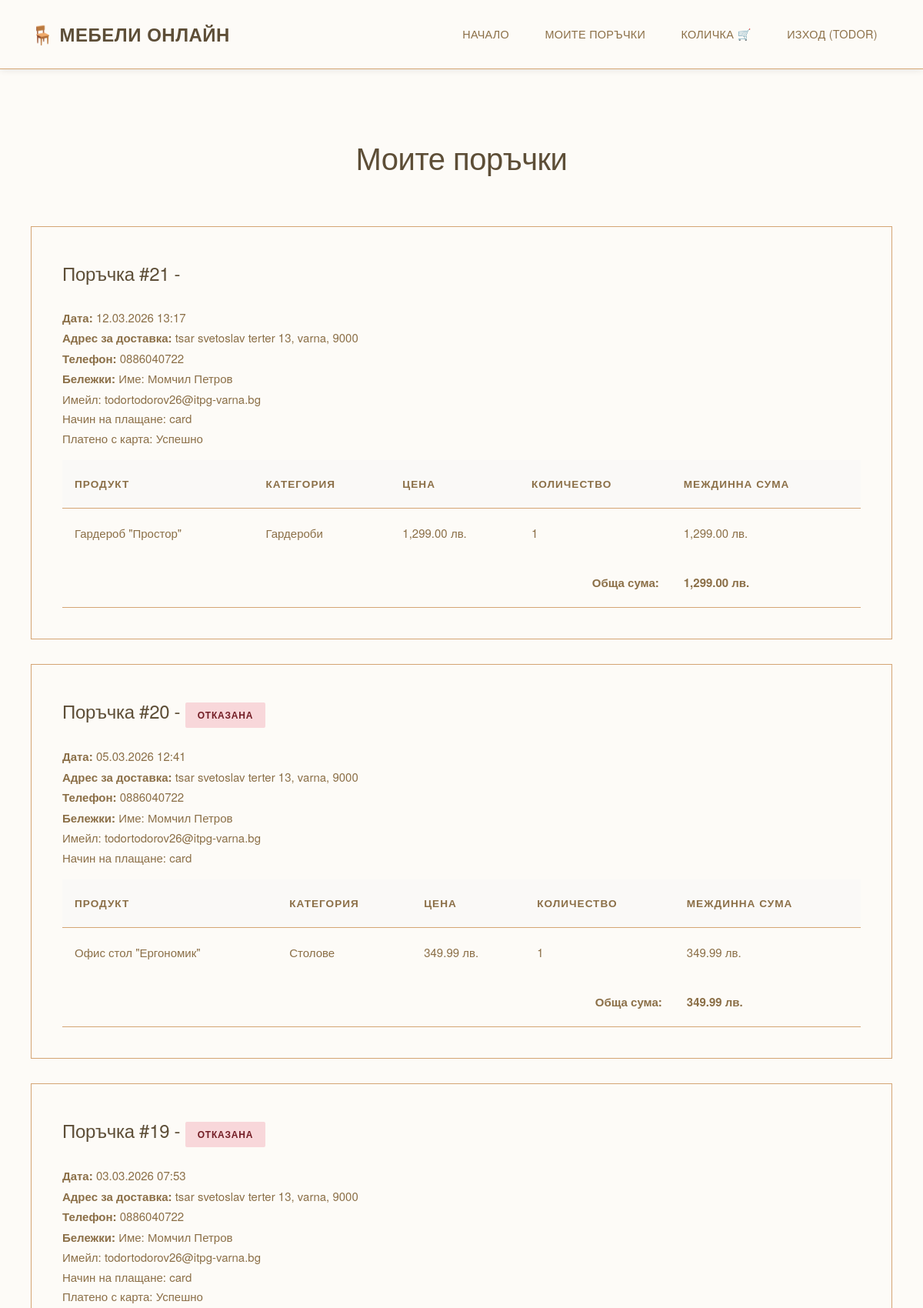
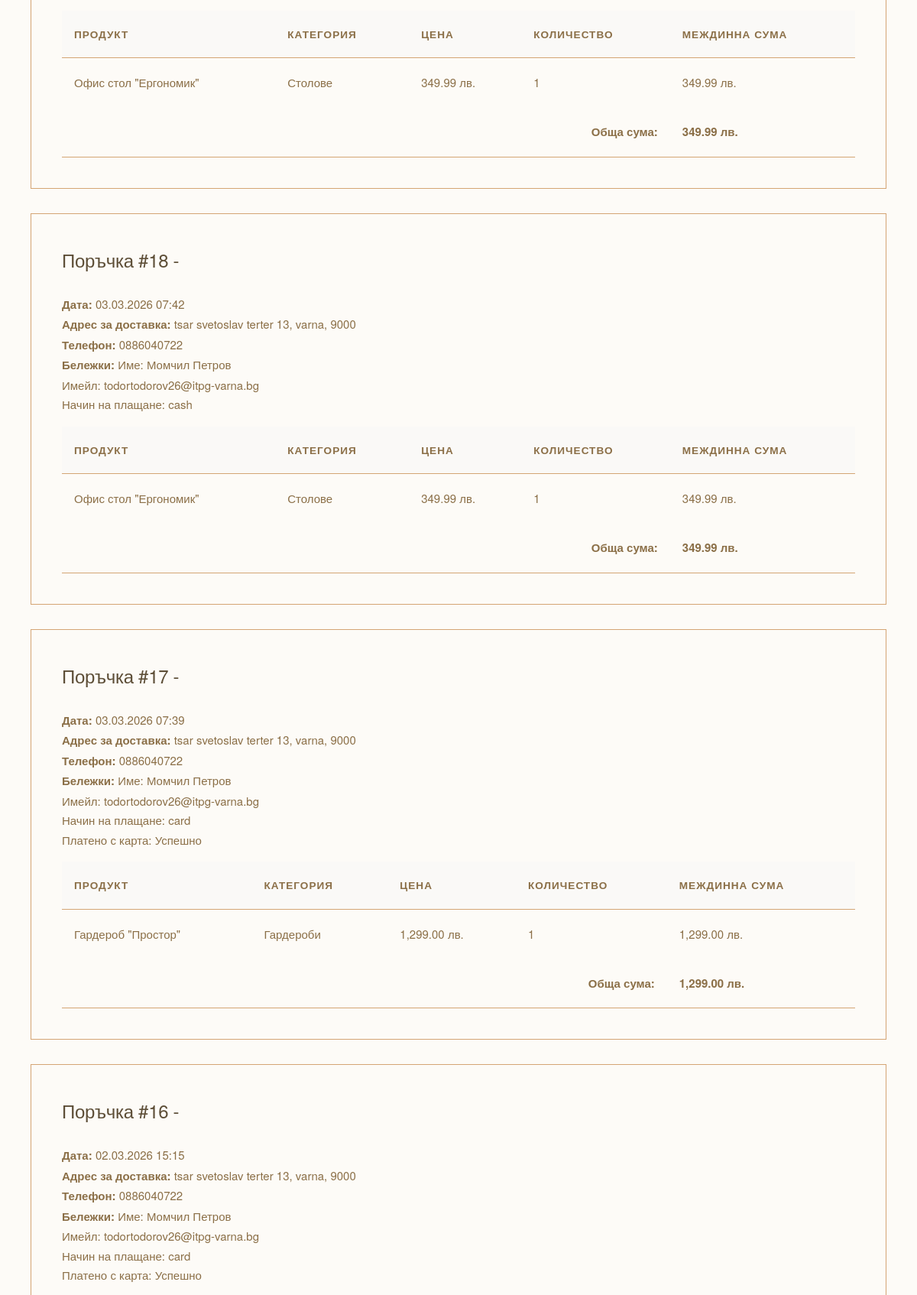
/my_orders.php (signed in, upper part), run on the app's committed database (2 pictures, top to bottom).
### tables this page shows
CREATE TABLE `orders` (
  `id` int(11) NOT NULL,
  `user_id` int(11) NOT NULL,
  `total_price` decimal(10,2) NOT NULL,
  `status` enum('pending','confirmed','shipped','delivered','cancelled') NOT NULL DEFAULT 'pending',
  `delivery_address` text NOT NULL,
  `phone` varchar(20) NOT NULL,
  `notes` text DEFAULT NULL,
  `created_at` timestamp NOT NULL DEFAULT current_timestamp()
);

CREATE TABLE `order_items` (
  `id` int(11) NOT NULL,
  `order_id` int(11) NOT NULL,
  `furniture_id` int(11) NOT NULL,
  `quantity` int(11) NOT NULL,
  `price` decimal(10,2) NOT NULL
);

CREATE TABLE `furniture` (
  `id` int(11) NOT NULL,
  `name` varchar(100) NOT NULL,
  `description` text DEFAULT NULL,
  `category` varchar(50) NOT NULL,
  `price` decimal(10,2) NOT NULL,
  `image` varchar(255) NOT NULL,
  `stock` int(11) DEFAULT 0,
  `created_at` timestamp NOT NULL DEFAULT current_timestamp()
);

### my_orders.php (the view, shortened to what this page needs)
<?php
require_once 'config.php';
$query = "SELECT * FROM orders WHERE user_id = {$_SESSION['user_id']} ORDER BY created_at DESC";
$orders_result = mysqli_query($conn, $query);
?>
<!DOCTYPE html>
<html lang="bg">
<head>
    <link rel="stylesheet" href="style.css">
</head>
<body>
    <nav class="navbar">
        <div class="container">
            <div class="nav-wrapper">
                <a href="index.php" class="logo">🪑 Мебели Онлайн</a>
                <ul class="nav-menu">
                    <li><a href="index.php">Начало</a></li>
                    <li><a href="my_orders.php">Моите поръчки</a></li>
                    <li><a href="cart.php">Количка 🛒</a></li>
                    <li><a href="logout.php">Изход (<?php echo htmlspecialchars($_SESSION['username']); ?>)</a></li>
                </ul>
            </div>
        </div>
    </nav>
    <section class="products">
        <div class="container">
            <h2>Моите поръчки</h2>
            <?php if (mysqli_num_rows($orders_result) === 0): ?>
                <div class="alert alert-error">
                    Все още нямате направени поръчки. <a href="index.php">Разгледайте нашите продукти</a>
                </div>
            <?php else: ?>
                <?php while ($order = mysqli_fetch_assoc($orders_result)): ?>
                    <div class="table-container">
                        <h3>Поръчка #<?php echo $order['id']; ?>
                            - <span class="status-badge status-<?php echo $order['status']; ?>">
                                <?php
                                $statuses = [
                                    'pending' => 'Очаква обработка',
                                    'processing' => 'В процес на обработка',
                                    'completed' => 'Завършена',
                                    'cancelled' => 'Отказана'
                                ];
                                echo $statuses[$order['status']];
                                ?>
                            </span>
                        </h3>
                        <p><strong>Дата:</strong> <?php echo date('d.m.Y H:i', strtotime($order['created_at'])); ?></p>
                        <p><strong>Адрес за доставка:</strong> <?php echo nl2br(htmlspecialchars($order['delivery_address'])); ?></p>
                        <p><strong>Телефон:</strong> <?php echo htmlspecialchars($order['phone']); ?></p>
                        <?php if ($order['notes']): ?>
                            <p><strong>Бележки:</strong> <?php echo nl2br(htmlspecialchars($order['notes'])); ?></p>
                        <?php endif; ?>
                        <?php
                        $items_query = "SELECT oi.*, f.name, f.category, f.image
                                       FROM order_items oi
                                       JOIN furniture f ON oi.furniture_id = f.id
                                       WHERE oi.order_id = {$order['id']}";
                        $items_result = mysqli_query($conn, $items_query);
                        ?>
                        <table style="margin-top: 1rem;">
                            <thead>
                                <tr>
                                    <th>Продукт</th>
                                    <th>Категория</th>
                                    <th>Цена</th>
                                    <th>Количество</th>
                                    <th>Междинна сума</th>
                                </tr>
                            </thead>
                            <tbody>
                                <?php while ($item = mysqli_fetch_assoc($items_result)): ?>
                                    <tr>
                                        <td><?php echo htmlspecialchars($item['name']); ?></td>
                                        <td><?php echo htmlspecialchars($item['category']); ?></td>
                                        <td><?php echo number_format($item['price'], 2); ?> лв.</td>
                                        <td><?php echo $item['quantity']; ?></td>
                                        <td><?php echo number_format($item['price'] * $item['quantity'], 2); ?> лв.</td>
                                    </tr>
                                <?php endwhile; ?>
                            </tbody>
                            <tfoot>
                                <tr>
                                    <td colspan="4" style="text-align: right;"><strong>Обща сума:</strong></td>
                                    <td><strong><?php echo number_format($order['total_price'], 2); ?> лв.</strong></td>
                                </tr>
                            </tfoot>
                        </table>
                    </div>
                <?php endwhile; ?>
            <?php endif; ?>
        </div>
    </section>
</body>
</html>

### style.css (style rules this page uses)
:root { --primary-dark: #8B6F47; --primary-black: #5D4E37; --secondary-dark: #2d2d2d; --accent-gold: #c9a96e; --accent-beige: #e8e3d8; --text-primary: #8B6F47; --text-secondary: #8B6F47; --text-light: #B8A794; --bg-cream: #faf9f7; --bg-light: #FDFBF7; --border-light: #D4A574; --shadow-soft: 0 2px 8px rgba(0,0,0,0.08); --shadow-medium: 0 4px 16px rgba(0,0,0,0.1); --shadow-hover: 0 8px 24px rgba(0,0,0,0.12); --transition: all 0.35s cubic-bezier(0.4, 0, 0.2, 1); }
* { margin: 0; padding: 0; box-sizing: border-box; }
html { scroll-behavior: smooth; }
body { font-family: 'Helvetica Neue', 'Arial', sans-serif; line-height: 1.7; color: var(--text-primary); background-color: var(--bg-cream); font-size: 15px; -webkit-font-smoothing: antialiased; -moz-osx-font-smoothing: grayscale; }
.container { max-width: 1440px; margin: 0 auto; padding: 0 2.5rem; }
.navbar { background-color: var(--bg-light); border-bottom: 1px solid var(--border-light); position: sticky; top: 0; z-index: 1000; box-shadow: var(--shadow-soft); }
.nav-wrapper { display: flex; justify-content: space-between; align-items: center; padding: 1.5rem 0; }
.logo { font-size: 1.5rem; font-weight: 700; color: var(--primary-black); text-decoration: none; letter-spacing: 0.5px; text-transform: uppercase; transition: var(--transition); }
.nav-menu { display: flex; list-style: none; gap: 0.5rem; align-items: center; }
.nav-menu li a { color: var(--text-primary); text-decoration: none; padding: 0.7rem 1.2rem; border-radius: 2px; transition: var(--transition); font-weight: 500; font-size: 0.9rem; letter-spacing: 0.3px; text-transform: uppercase; }
.products { padding: 5rem 0; background-color: var(--bg-light); }
.products h2 { text-align: center; font-size: 2.5rem; font-weight: 300; margin-bottom: 3.5rem; color: var(--primary-black); letter-spacing: -0.5px; text-transform: lowercase; }
.products h2::first-letter { text-transform: uppercase; }
.table-container { background: var(--bg-light); padding: 2.5rem; margin: 2rem 0; overflow-x: auto; border: 1px solid var(--border-light); }
.table-container h3 { margin-bottom: 1.5rem; color: var(--primary-black); font-size: 1.5rem; font-weight: 500; letter-spacing: -0.3px; }
table { width: 100%; border-collapse: separate; border-spacing: 0; }
table th, table td { padding: 1.2rem 1rem; text-align: left; border-bottom: 1px solid var(--border-light); }
table th { background-color: var(--bg-cream); color: var(--text-primary); font-weight: 600; font-size: 0.85rem; text-transform: uppercase; letter-spacing: 1px; }
table tbody tr { transition: var(--transition); }
table tbody tr:last-child td { border-bottom: none; }
.status-badge { padding: 0.4rem 1rem; font-size: 0.75rem; font-weight: 600; display: inline-block; text-transform: uppercase; letter-spacing: 0.8px; border-radius: 2px; }
.status-cancelled { background-color: #f8d7da; color: #721c24; }
strong { font-weight: 600; }
h1, h2, h3, h4, h5, h6 { font-weight: 400; }

### data on the page
orders: id "21", created_at "12.03.2026 13:17", delivery_address "tsar svetoslav terter 13, varna, 9000", phone "0886040722", notes "Име: Момчил Петров Имейл: todortodorov26@itpg-varna.bg Начин на плащане: card Платено с карта: Успешно", total_price "1,299.00"
order_items: furniture.name "Гардероб \"Простор\"", furniture.category "Гардероби", price "1,299.00", quantity "1", $item['price'] * $item['quantity'] "1,299.00"
orders: id "20", status "ОТКАЗАНА", created_at "05.03.2026 12:41", delivery_address "tsar svetoslav terter 13, varna, 9000", phone "0886040722", notes "Име: Момчил Петров Имейл: todortodorov26@itpg-varna.bg Начин на плащане: card", total_price "349.99"
order_items: furniture.name "Офис стол \"Ергономик\"", furniture.category "Столове", price "349.99", quantity "1", $item['price']*$item['quantity'] "349.99"
orders: id "19", status "ОТКАЗАНА", created_at "03.03.2026 07:53", delivery_address "tsar svetoslav terter 13, varna, 9000", phone "0886040722", notes "Име: Момчил Петров Имейл: todortodorov26@itpg-varna.bg Начин на плащане: card Платено с карта: Успешно", total_price "349.99"
order_items: furniture.name "Офис стол \"Ергономик\"", furniture.category "Столове", price "349.99", quantity "1", $item['price']*$item['quantity'] "349.99"
orders: id "18", created_at "03.03.2026 07:42", delivery_address "tsar svetoslav terter 13, varna, 9000", phone "0886040722", notes "Име: Момчил Петров Имейл: todortodorov26@itpg-varna.bg Начин на плащане: cash", total_price "349.99"
order_items: furniture.name "Офис стол \"Ергономик\"", furniture.category "Столове", price "349.99", quantity "1", $item['price']*$item['quantity'] "349.99"
orders: id "17", created_at "03.03.2026 07:39", delivery_address "tsar svetoslav terter 13, varna, 9000", phone "0886040722", notes "Име: Момчил Петров Имейл: todortodorov26@itpg-varna.bg Начин на плащане: card Платено с карта: Успешно", total_price "1,299.00"
order_items: furniture.name "Гардероб \"Простор\"", furniture.category "Гардероби", price "1,299.00", quantity "1", $item['price'] * $item['quantity'] "1,299.00"
orders: id "16", created_at "02.03.2026 15:15", delivery_address "tsar svetoslav terter 13, varna, 9000", phone "0886040722", notes "Име: Момчил Петров Имейл: todortodorov26@itpg-varna.bg Начин на плащане: card Платено с карта: Успешно"

### other printed values
$_SESSION['username'] "TODOR"
